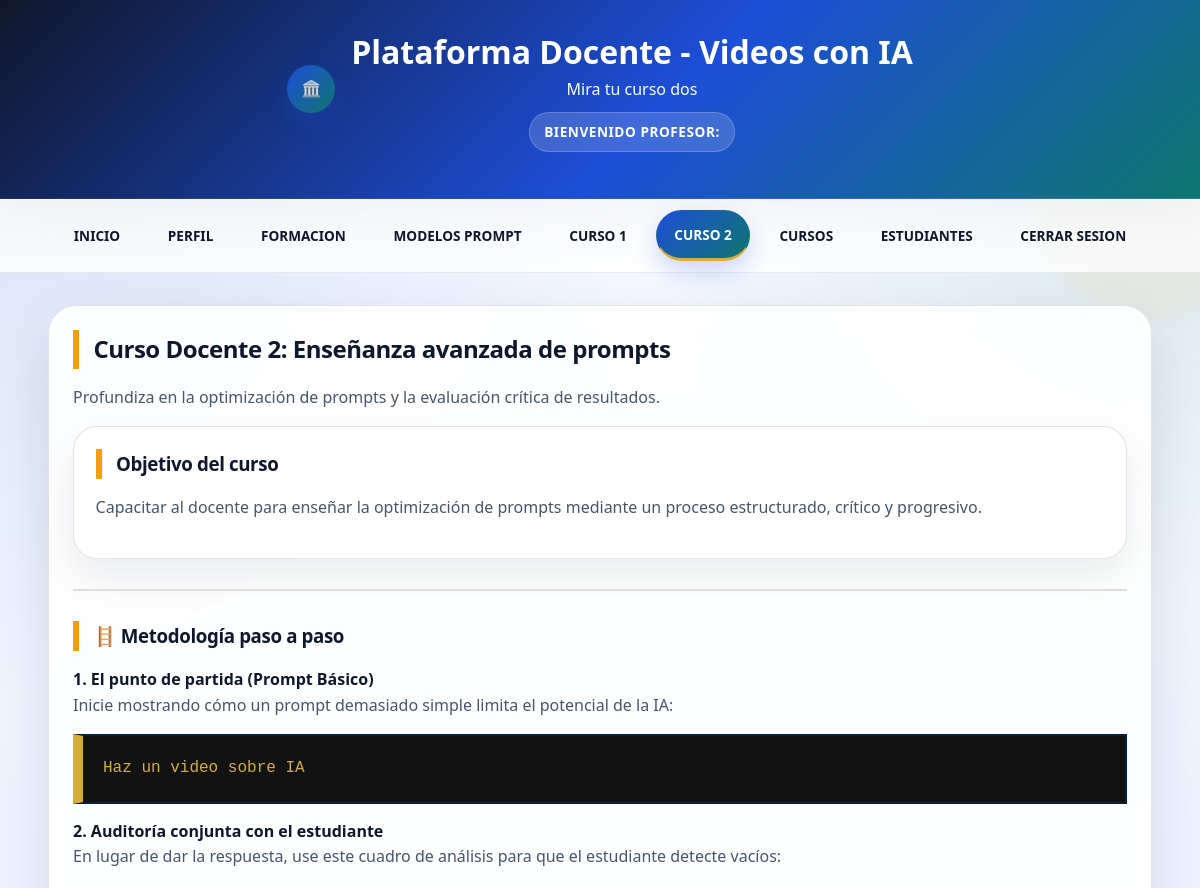
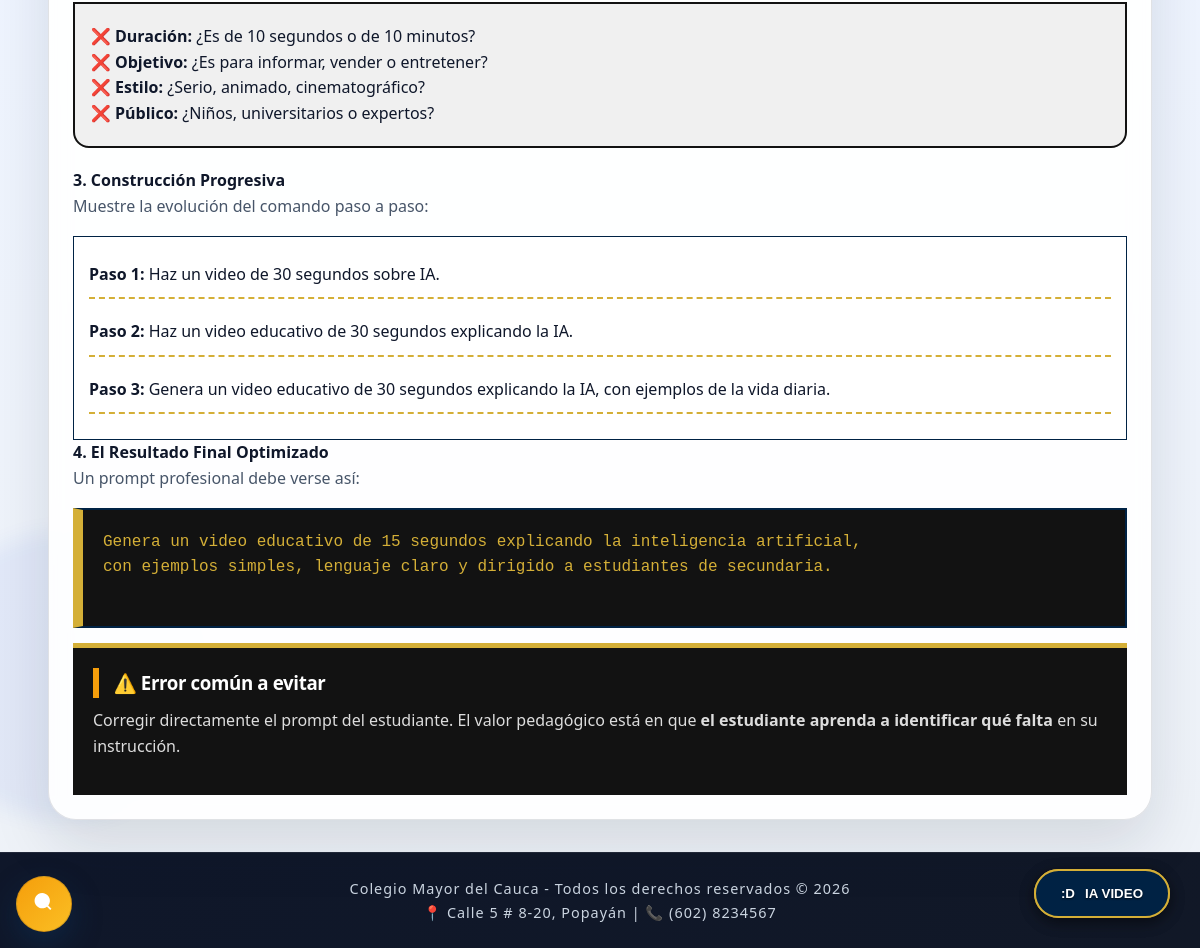
/docente/curso2.php (signed in), run on the app's committed database (2 pictures, top to bottom).
### tables this page shows
CREATE TABLE IF NOT EXISTS tv_cursos (
  id INT UNSIGNED AUTO_INCREMENT PRIMARY KEY,
  slug VARCHAR(60) NOT NULL UNIQUE,
  titulo VARCHAR(150) NOT NULL,
  descripcion TEXT NOT NULL,
  contenido LONGTEXT NULL,
  orden TINYINT UNSIGNED NOT NULL DEFAULT 1,
  activo TINYINT(1) NOT NULL DEFAULT 1,
  created_at DATETIME NOT NULL DEFAULT CURRENT_TIMESTAMP,
  INDEX idx_tv_cursos_activo (activo)
);

### inc/database.php (called while the page is built, shortened)
<?php
function ask_env_value(string $key, string $default = ''): string
{
    $value = getenv($key);
    if ($value !== false && $value !== '') {
        return (string) $value;
    }
    return $default;
}
function ask_db_config(): array
{
    return [
        'host' => ask_env_value('DB_HOST', 'localhost'),
        'port' => ask_env_value('DB_PORT', '3306'),
        'name' => ask_env_value('DB_NAME', 'ask_tutor'),
        'user' => ask_env_value('DB_USER', 'root'),
        'pass' => ask_env_value('DB_PASS', ''),
        'charset' => ask_env_value('DB_CHARSET', 'utf8mb4'),
    ];
}
function ask_db_connection(): PDO
{
    static $pdo = null;
    $config = ask_db_config();
    $dsn = sprintf(
        'mysql:host=%s;port=%s;dbname=%s;charset=%s',
        $config['host'],
        $config['port'],
        $config['name'],
        $config['charset']
    );
    try {
        $pdo = new PDO($dsn, $config['user'], $config['pass'], [
            PDO::ATTR_ERRMODE => PDO::ERRMODE_EXCEPTION,
            PDO::ATTR_DEFAULT_FETCH_MODE => PDO::FETCH_ASSOC,
            PDO::ATTR_EMULATE_PREPARES => false,
            PDO::MYSQL_ATTR_INIT_COMMAND => 'SET NAMES utf8mb4 COLLATE utf8mb4_unicode_ci',
        ]);
    } catch (PDOException $e) {
        throw new RuntimeException('No se pudo conectar a la base de datos: ' . $e->getMessage(), 0, $e);
    }
    return $pdo;
}
function ask_db_query_one(string $sql, array $params = []): ?array
{
    $stmt = ask_db_connection()->prepare($sql);
    $stmt->execute($params);
    $row = $stmt->fetch();
    return $row ?: null;
}
function ask_get_course(string $slug): ?array
{
    return ask_db_query_one(
        'SELECT id, slug, titulo, descripcion, contenido, orden, activo
         FROM tv_cursos
         WHERE slug = :slug AND activo = 1
         LIMIT 1',
        ['slug' => $slug]
    );
}

### docente/curso2.php (the view, shortened to what this page needs)
<?php
    require_once __DIR__ . '/../inc/database.php';
    $curso = ask_get_course('curso-2');
    $tituloCurso = $curso['titulo'] ?? 'Curso 2 - Enseñanza Avanzada - Colegio Mayor';
    $descripcionCurso = $curso['descripcion'] ?? 'Este módulo está enfocado en enseñar al docente cómo llevar a los estudiantes desde prompts básicos hasta estructuras más completas.';
?>
<!DOCTYPE html>
<html lang="es">
<head>
    <link rel="stylesheet" href="../css/style.css">
</head>
<body>
<?php include 'top_docente.php'; ?>
<section>
    <h2><?php echo htmlspecialchars($tituloCurso, ENT_QUOTES, 'UTF-8'); ?></h2>
    <p>
        <?php echo htmlspecialchars($descripcionCurso, ENT_QUOTES, 'UTF-8'); ?>
    </p>
    <div class="tarjeta">
        <h3>Objetivo del curso</h3>
        <p>
            Capacitar al docente para enseñar la optimización de prompts mediante un proceso estructurado,
            crítico y progresivo.
        </p>
    </div>
    <hr style="border: 1px solid #ddd; margin: 30px 0;">
    <h3>🪜 Metodología paso a paso</h3>
    <h4>1. El punto de partida (Prompt Básico)</h4>
    <p>Inicie mostrando cómo un prompt demasiado simple limita el potencial de la IA:</p>
    <pre>Haz un video sobre IA</pre>
    <h4>2. Auditoría conjunta con el estudiante</h4>
    <p>En lugar de dar la respuesta, use este cuadro de análisis para que el estudiante detecte vacíos:</p>
    <div class="analisis-box">
        <ul style="list-style-type: '❌ '; margin-left: 20px;">
            <li><strong>Duración:</strong> ¿Es de 10 segundos o de 10 minutos?</li>
            <li><strong>Objetivo:</strong> ¿Es para informar, vender o entretener?</li>
            <li><strong>Estilo:</strong> ¿Serio, animado, cinematográfico?</li>
            <li><strong>Público:</strong> ¿Niños, universitarios o expertos?</li>
        </ul>
    </div>
    <h4>3. Construcción Progresiva</h4>
    <p>Muestre la evolución del comando paso a paso:</p>
    <div style="background: white; border: 1px solid #002244; padding: 15px;">
        <div class="paso-progreso"><strong>Paso 1:</strong> Haz un video de 30 segundos sobre IA.</div>
        <div class="paso-progreso"><strong>Paso 2:</strong> Haz un video educativo de 30 segundos explicando la IA.</div>
        <div class="paso-progreso"><strong>Paso 3:</strong> Genera un video educativo de 30 segundos explicando la IA, con ejemplos de la vida diaria.</div>
    </div>
    <h4>4. El Resultado Final Optimizado</h4>
    <p>Un prompt profesional debe verse así:</p>
    <pre>
Genera un video educativo de 15 segundos explicando la inteligencia artificial,
con ejemplos simples, lenguaje claro y dirigido a estudiantes de secundaria.
    </pre>
    <div class="error-box">
        <h3>⚠️ Error común a evitar</h3>
        <p>
            Corregir directamente el prompt del estudiante. El valor pedagógico está en que
            <strong>el estudiante aprenda a identificar qué falta</strong> en su instrucción.
        </p>
    </div>
</section>
<footer>
    <p>Colegio Mayor del Cauca - Todos los derechos reservados © 2026</p>
    <p>📍 Calle 5 # 8-20, Popayán | 📞 (602) 8234567</p>
</footer>
<?php include '../Api-key/modal-AI.php'; ?>
</body>
</html>

### docente/curso2.php (style rules this page uses)
pre { background: #121212; color: #D4AF37; padding: 20px; border: 2px solid #002244; font-family: 'Courier New', Courier, monospace; margin: 15px 0; overflow-x: auto; border-left: 10px solid #D4AF37; }
.paso-progreso { border-bottom: 2px dashed #D4AF37; padding: 10px 0; margin-bottom: 10px; }
.analisis-box { background-color: #f0f0f0; border: 2px solid #121212; padding: 20px; margin: 20px 0; }
.error-box { background: #121212; color: #fff; padding: 20px; border-top: 5px solid #D4AF37; }
.error-box h3 { color: #fff; margin: 0 0 10px; }
.error-box p { color: #ddd; }

### data on the page
tv_cursos: titulo "Curso Docente 2: Enseñanza avanzada de prompts", descripcion "Profundiza en la optimización de prompts y la evaluación crítica de resultados."

### other printed values
$tituloPlataforma "Plataforma Docente - Videos con IA"
$subtituloPlataforma "Mira tu curso dos"
$badgePlataforma "BIENVENIDO PROFESOR:"
